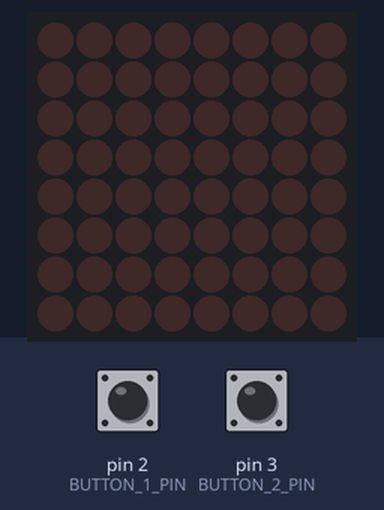
The sketch below on a simulated Arduino Uno, built with avr-gcc and run on an emulated ATmega328P. Parts: 8×8 LED matrix. The inputs (shaded band) are chosen by the test bench; at power-on: pin 2 (BUTTON_1_PIN) HIGH, pin 3 (BUTTON_2_PIN) HIGH.

Above: at 1.2 s.
1.3 s: pin 2 (BUTTON_1_PIN) pulled LOW for 0.15 s
At 1.4 s:
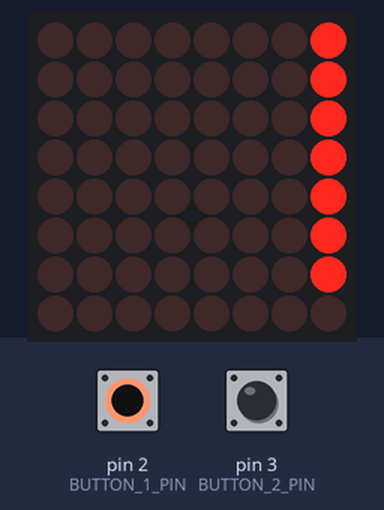
3.1 s: pin 3 (BUTTON_2_PIN) pulled LOW for 0.15 s
At 3.2 s:
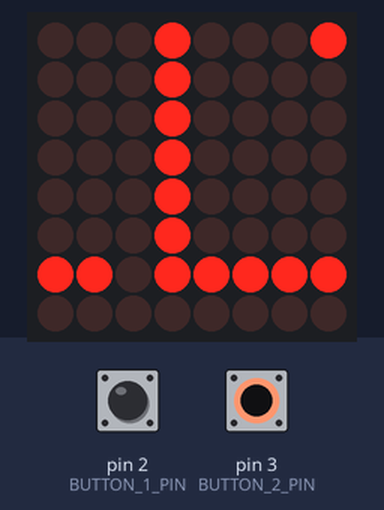
4.9 s: pin 2 (BUTTON_1_PIN) pulled LOW for 1 s
At 5.0 s:
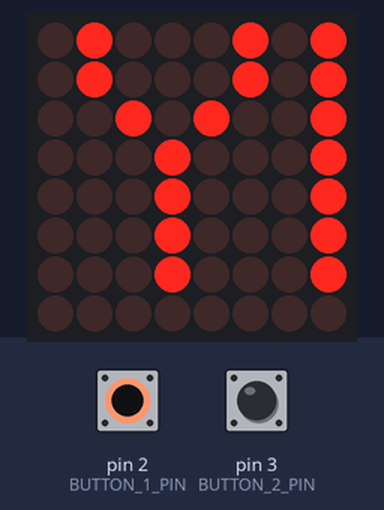
7.4 s: pin 3 (BUTTON_2_PIN) pulled LOW for 1 s
At 7.55 s:
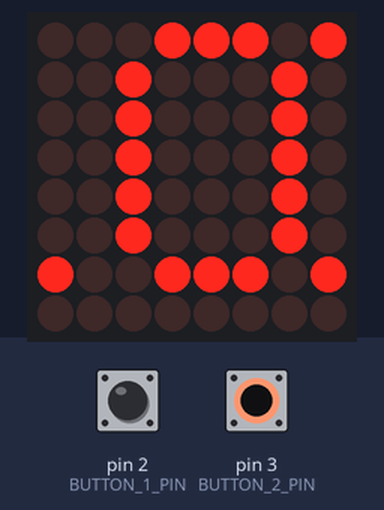

Measured:
- after the input at 1.3 s, the display: changes after 0.05 s (image 1)
- after the input at 3.1 s, the display: changes after 0.05 s (image 2)
- after the input at 4.9 s, the display: changes after 0.05 s (image 3)
- after the input at 7.4 s, the display: changes after 0.10 s (image 4)

The sketch:

dual-push-button-sliding-display.ino
```cpp
#include <MD_Parola.h>
#include <MD_MAX72xx.h>
#include <SPI.h>

#define HARDWARE_TYPE MD_MAX72XX::PAROLA_HW
#define MAX_DEVICES 1  // Single 8x8 matrix

#define DATA_PIN     11
#define CS_PIN       10
#define CLK_PIN      13
#define BUTTON_1_PIN 2   // Shows "HELLO"
#define BUTTON_2_PIN 3   // Shows "I <3 YOU"

MD_Parola myDisplay = MD_Parola(HARDWARE_TYPE, DATA_PIN, CLK_PIN, CS_PIN, MAX_DEVICES);

const char msgHello[] = "HELLO";
const char msgHeart[] = "I \x03 YOU";

// Pointer to keep track of what is currently displaying
const char* currentMsg = nullptr;

void setup() {
  // Configure both buttons with internal pull-up resistors
  pinMode(BUTTON_1_PIN, INPUT_PULLUP);
  pinMode(BUTTON_2_PIN, INPUT_PULLUP);

  myDisplay.begin();
  myDisplay.setIntensity(5); // Brightness 0-15
  myDisplay.displayClear();  // Start with a blank screen
}

void loop() {
  // 1. Check Button 1 (Hello)
  if (digitalRead(BUTTON_1_PIN) == LOW) {
    delay(50); // Simple debounce
    // Only reset if it's a new button press to avoid stuttering if held down
    if (currentMsg != msgHello) {
      currentMsg = msgHello;
      myDisplay.displayText(currentMsg, PA_CENTER, 80, 0, PA_SCROLL_LEFT, PA_SCROLL_LEFT);
      myDisplay.displayReset();
    }
  }

  // 2. Check Button 2 (Heart)
  if (digitalRead(BUTTON_2_PIN) == LOW) {
    delay(50); // Simple debounce
    if (currentMsg != msgHeart) {
      currentMsg = msgHeart;
      myDisplay.displayText(currentMsg, PA_CENTER, 80, 0, PA_SCROLL_LEFT, PA_SCROLL_LEFT);
      myDisplay.displayReset();
    }
  }

  // 3. Keep the animation running only if a button has been pressed at least once
  if (currentMsg != nullptr) {
    if (myDisplay.displayAnimate()) {
      myDisplay.displayReset(); // Loop the current animation when finished
    }
  }
}
```
